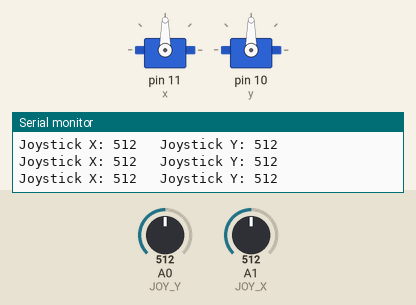
The sketch below on a simulated Arduino Uno, built with avr-gcc and run on an emulated ATmega328P. Shown: 2 × servo, the last lines printed to the serial monitor. Inputs (shaded band) come from the test bench; at power-on: A0 (JOY_Y) = 512, A1 (JOY_X) = 512.

Above: at 1.2 s.
1.3 s: A0 (JOY_Y) set to 716
At 2.0 s:
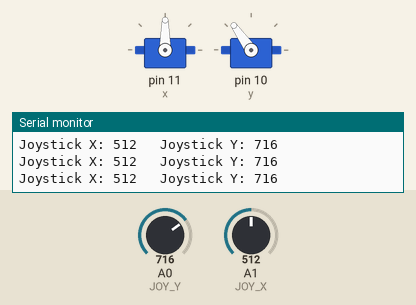
2.8 s: A1 (JOY_X) set to 108
At 4.0 s:
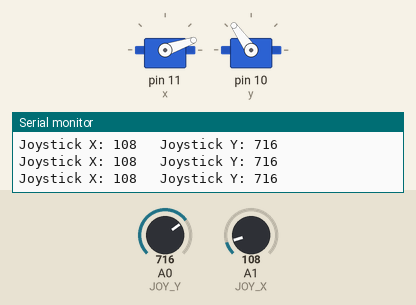
4.3 s: A1 (JOY_X) set to 93
At 4.9 s:
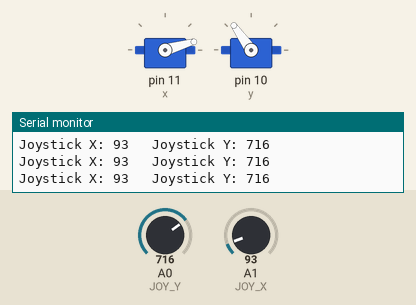
5.8 s: A0 (JOY_Y) set to 110
At 6.8 s:
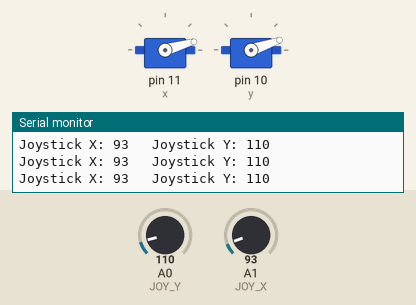
7.3 s: A0 (JOY_Y) set to 89
At 8.5 s:
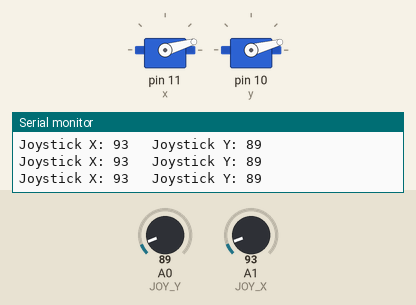
10.3 s: A1 (JOY_X) set to 122
At 11.6 s:
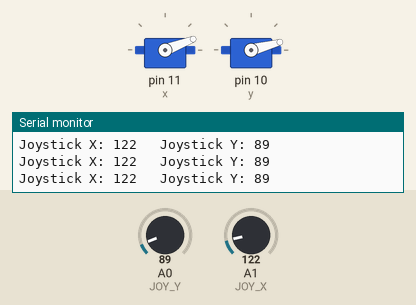
Timing chart, 0 to 12.8 s (numbered marks = the images above; inputs shaded):
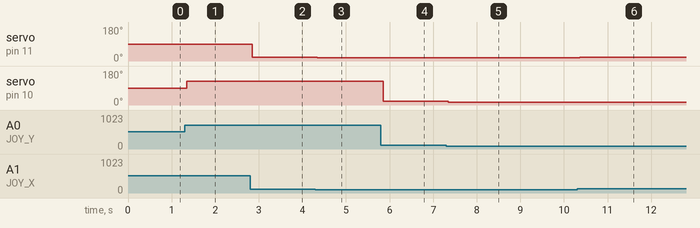

The sketch:

Joy_servo.ino
```cpp
/*
 * Joystick Control for Two Servos (X and Y Axis)
 * -----------------------------------------------
 * This program reads analog input from a joystick module and
 * controls two servos based on X and Y movement.
 *
 * Hardware Connections:
 * - Joystick X-axis → Analog pin A1
 * - Joystick Y-axis → Analog pin A0
 * - Servo X (horizontal) → Digital pin 11
 * - Servo Y (vertical) → Digital pin 10
 * - Make sure to power the servos with sufficient current (use external 5V if needed)
 */

#define JOY_X A1
#define JOY_Y A0

#include <Servo.h>

Servo x;  // Servo for X axis
Servo y;  // Servo for Y axis

int joy_x_value;  // Raw analog value from joystick X
int joy_y_value;  // Raw analog value from joystick Y

void setup() {
  Serial.begin(9600);     // Start serial communication
  x.attach(11);           // Attach horizontal servo to pin 11
  y.attach(10);           // Attach vertical servo to pin 10
  x.write(90);            // Initialize to center position
  y.write(90);
}

void loop() {
  int servo_x_pos;
  int servo_y_pos;

  // Read analog values from joystick
  joy_x_value = analogRead(JOY_X);
  joy_y_value = analogRead(JOY_Y);

  // Print joystick values to Serial Monitor
  Serial.print("Joystick X: ");
  Serial.print(joy_x_value);
  Serial.print("   ");
  Serial.print("Joystick Y: ");
  Serial.println(joy_y_value);

  // Map joystick values (0–1023) to servo angles (0–180)
  servo_x_pos = map(joy_x_value, 0, 1023, 0, 180);
  servo_y_pos = map(joy_y_value, 0, 1023, 0, 180);

  // Send position to servos
  x.write(servo_x_pos);
  y.write(servo_y_pos);
}
```

Measured:
- after the input at 1.3 s, servo on pin 10 (y): 90° → 125° after 0.05 s
- after the input at 2.8 s, servo on pin 11 (x): 90° → 19° after 0.05 s
- after the input at 4.3 s, servo on pin 11 (x): 19° → 16° at once
- after the input at 5.8 s, servo on pin 10 (y): 125° → 19° after 0.06 s
- after the input at 7.3 s, servo on pin 10 (y): 19° → 15° at once
- after the input at 10.3 s, servo on pin 11 (x): 16° → 21° after 0.06 s
